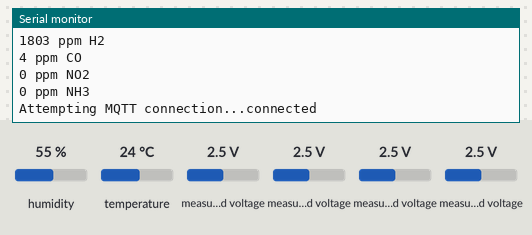
Bench run of a sketch on a simulated ESP32. On the bench: the last lines printed to the serial monitor. The test bench sets the inputs (shaded band); at power-on: humidity 55 %, measured voltage 2.5 V, temperature 24 °C. WiFi joins after 1.5 s; servers stay silent unless stated; no MQTT or app messages arrive unless stated.

Above: at 2.7 s.
2.8 s: humidity set to 22 %
At 4.2 s:
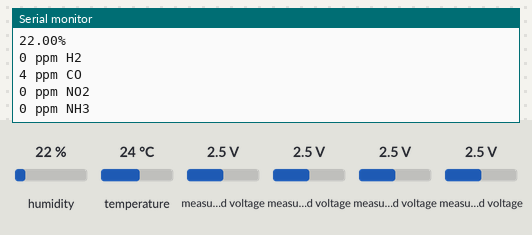
4.3 s: measured voltage (sensor 200) set to 0.1 V
5.8 s: measured voltage (sensor 201) set to 4.9 V
At 6.8 s:
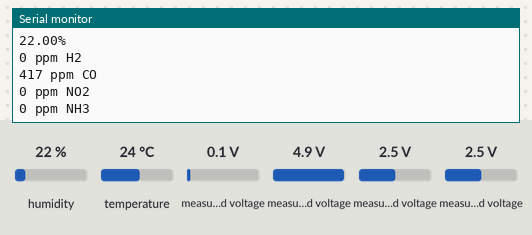
7.3 s: measured voltage (sensor 202) set to 0.1 V
At 8.6 s:
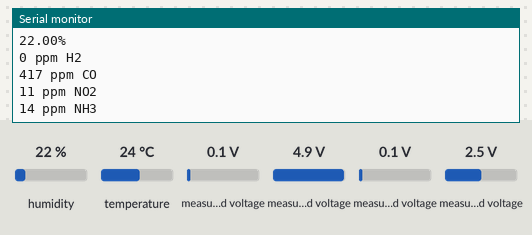
8.8 s: temperature set to 12 °C
10.3 s: measured voltage (sensor 200) set to 1.2 V
At 12.4 s:
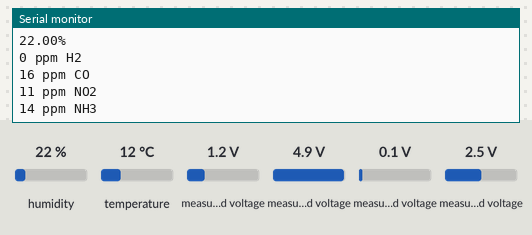
Timing chart, 0 to 12.8 s (numbered marks = the images above; inputs shaded):
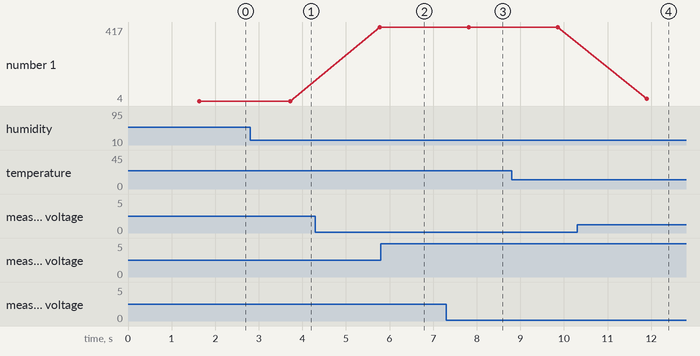

Measured:
- after the input at 2.8 s, the serial monitor: prints a new line after 0.91 s (image 1)
- after the input at 7.3 s, the serial monitor: prints a new line after 0.53 s (image 3)
- after the input at 10.3 s, the serial monitor: prints a new line after 1.6 s (image 4)
- plotted number 1: 4 → 417 after the input at 4.3 s, 417 → 16 after the input at 10.3 s

The sketch:

Programa_QualidadeAr_LeonardoBonfim_Embarcados.ino
```cpp
//Bibliotecas a serem incluidas
#include <Wire.h> //comunicação I2C
#include <Adafruit_ADS1X15.h> //Conversor ADS1115
#include <WiFi.h> //Biblioteca para utilizar o Wi-Fi
#include <PubSubClient.h> //Biblioteca do MQTT
#include <DHT.h> // Bibliotecaq do sensor DHT22
#include <stdlib.h>

Adafruit_ADS1115 ads; //Definição do ADS a ser utilizado

// Definicoes do sensor DHT22
#define DHTPIN 4    //GPIO que está ligado o pino de dados do sensor
#define DHTTYPE DHT22   //sensor em utilização: DHT22
DHT dht(DHTPIN, DHTTYPE);

//Definição dos sensores
#define   ADC_16BIT_MAX   65536
float ads_InputRange = 6.144f;
const float VOLT_STEP = (ads_InputRange * 2) / (ADC_16BIT_MAX - 1);
#define RL_MQ8 10000 // Valor da resistência de carga para o sensor MQ8
#define R_STANDARD_MQ8 17900 // Valor de R0 para o sensor MQ8 padrão
#define RL_CO 560000 // Valor da resistência de carga para o sensor CO
#define R_STANDARD_CO 540000 // Valor de R0 para o sensor CO padrão
#define RL_NO2 10000 // Valor da resistência de carga para o sensor NO2
#define R_STANDARD_NO2 6500 // Valor de R0 para o sensor NO2 padrão
#define RL_NH3 470000 // Valor da resistência de carga para o sensor NH3
#define R_STANDARD_NH3 50000 // Valor de R0 para o sensor NH3 padrão

//Dados para conectar no Wi-Fi
const char* ssid = "Rafael";  //Nome do Wi-Fi
const char* password = "rafa2409"; //Senha do Wi-Fi

//Dados do MQTT Broker
const char* mqtt_server = "projetoleolopesifsp.duckdns.org"; //Localização do MQTT Broker
const char* mqtt_username = "admin"; //Usuario do Broker
const char* mqtt_password = "bababoe141516"; //Usuario do Broker
const int mqtt_port = 1883; //Porta de acesso do Broker

WiFiClient espClient;
PubSubClient client(espClient);

void init_wifi() { //Função para inicializar o Wi-Fi
  delay(10);
  Serial.println();
  Serial.print("Connecting to ");
  Serial.println(ssid);

  reconnect_wifi();
}

void init_mqtt(){ //Função para inicializar o MQTT
  client.setServer(mqtt_server, mqtt_port);
  client.setCallback(callback);
}

void reconnect_wifi(){ //Função para conectar o Wi-Fi
  if (WiFi.status() == WL_CONNECTED)
        return;

  WiFi.begin(ssid, password);

  while (WiFi.status() != WL_CONNECTED) {//Loop que mostra a tentativa de se conectar no Wi-Fi
    delay(500);
    Serial.print(".");
  }

  Serial.println("");
  Serial.println("WiFi connected");
  Serial.println("IP address: ");
  Serial.println(WiFi.localIP());
}

void callback(char* topic, byte* message, unsigned int length) {
  Serial.print("Message arrived on topic: ");
  Serial.print(topic);
  Serial.print(". Message: ");
  String messageTemp;

  for (int i = 0; i < length; i++) {
    Serial.print((char)message[i]);
    messageTemp += (char)message[i];
  }
  Serial.println();

  // Feel free to add more if statements to control more GPIOs with MQTT

  // If a message is received on the topic esp32/output, you check if the message is either "on" or "off".
  // Changes the output state according to the message
}

void reconnect_mqtt() { //Função para conectar o mqtt
  while (!client.connected()) {
    Serial.print("Attempting MQTT connection...");
    // Attempt to connect
    if (client.connect("ESP32Client", mqtt_username, mqtt_password)) {
      Serial.println("connected");
    }
    else {
      Serial.print("failed, rc=");
      Serial.print(client.state());
      Serial.println(" try again in 5 seconds");
      delay(1000);
    }
  }
}

void verificaConexao(){
   reconnect_wifi();
   if (!client.connected()) {
    reconnect_mqtt();
  }
}

float faz_leitura_temperatura(){
    float t = dht.readTemperature();
    float result;

    if (! (isnan(t)) )
        result = t;
    else
        result = 0;

    Serial.print(result);
    Serial.println(" °C");
    return result;
}

float faz_leitura_umidade(){
    float h = dht.readHumidity();
    float result;

    if (! (isnan(h)) ) //Caso o valor não é um numero colocará uma valor diferente no resultado
        result = h;
    else
        result = 0;

    Serial.print(result);
    Serial.println("%");
    return result;
}

int leitura_mq8(){
  float adc3 = ads.readADC_SingleEnded(3);
  float RS = RL_MQ8 * ((5 / (VOLT_STEP * adc3)) - 1);
  float ratio = Ajust_ratio_mq8((RS/R_STANDARD_MQ8));
  float PPM = pow(10, ((-log10(ratio) + 4.8965) / 1.59295));
  int result;

  if (! (isnan(PPM)) ) //Caso o valor não é um numero colocará uma valor diferente no resultado
        result = (int)PPM;
    else
        result = 0;

  Serial.print(result);
  Serial.println(" ppm H2");
  return result;
}

int leitura_CO(){
  float adc0 = ads.readADC_SingleEnded(0);
  float RS = RL_CO / ((5 / (VOLT_STEP * adc0)) - 1);
  float ratio = RS / R_STANDARD_CO;
  float PPM = pow(ratio, -1.177) * 4.4638;
  int result;

  if (! (isnan(PPM)) ) //Caso o valor não é um numero colocará uma valor diferente no resultado
        result = (int)PPM;
    else
        result = 0;

  Serial.print(result);
  Serial.println(" ppm CO");
  return result;
}

int leitura_NO2(){
  float adc1 = ads.readADC_SingleEnded(1);
  float RS = RL_NO2 / ((5 / (VOLT_STEP * adc1)) - 1);
  float ratio = RS / R_STANDARD_NO2;
  float PPM = pow(ratio, 0.9979) * 0.1516;
  int result;

  if (! (isnan(PPM)) ) //Caso o valor não é um numero colocará uma valor diferente no resultado
        result = (int)PPM;
    else
        result = 0;

  Serial.print(result);
  Serial.println(" ppm NO2");
  return result;
}

int leitura_NH3(){
  float adc2 = ads.readADC_SingleEnded(2);
  float RS = RL_NH3 / ((5 / (VOLT_STEP * adc2)) - 1);
  float ratio = RS / R_STANDARD_NH3;
  float PPM = pow(ratio, -1.903) * 0.6151;
  int result;

  if (! (isnan(PPM)) ) //Caso o valor não é um numero colocará uma valor diferente no resultado
        result = (int)PPM;
    else
        result = 0;

  Serial.print(result);
  Serial.println(" ppm NH3");
  return result;
}

float Ajust_ratio_mq8(float r0_rs_ratio){
  float ajusted_ratio = 0; //Valor da razao ajustada pela temperatura e humidade
  float max_value_ratio = 0; //Valor de correcao da razao a 33% de umidade
  float min_value_ratio = 0; //Valor de correcao da razao a 85% de umidade
  int humidity_ar = dht.readHumidity(); //Leitura da umidade pelo sensor
  int temperature_ar = dht.readTemperature(); //Leitura da temperatura pelo sensor
  if(humidity_ar>85 || humidity_ar<33 || temperature_ar<0 ||temperature_ar>50)
  {
  return NAN;
  }
  delay(100);

  max_value_ratio = 0.00012 * pow(temperature_ar, 2) - 0.00656 * temperature_ar + 0.98828; //Curva para 33% de umidade
  min_value_ratio = 0.00014 * pow(temperature_ar, 2) - 0.00753 * temperature_ar + 1.04125; //Curva para 85% de umidade
  ajusted_ratio = r0_rs_ratio * (max_value_ratio + (min_value_ratio - max_value_ratio) *(humidity_ar - 33) / 52); //Interpolacao entre os valores maximos e minimos e a umidade
  return ajusted_ratio;
}

void setup() {
  Serial.begin(9600); //Inicializa o serial
  ads.begin(); //Inicializa o ADS
  dht.begin(); //Inicializa o DHT
  init_wifi(); //Inicializa o Wi_Fi
  init_mqtt(); //Inicializa o MQTT
}

void loop() {
  //Variaveis locais
  char temperatura_str[10] = {0};
  char umidade_str[10]     = {0};
  char h2_str[10]          = {0};
  char co_str[10]          = {0};
  char no2_str[10]         = {0};
  char nh3_str[10]         = {0};
  double temp = faz_leitura_temperatura();
  double umi = faz_leitura_umidade();
  double h2 = leitura_mq8();
  double co = leitura_CO();
  double no2 = leitura_NO2();
  double nh3 = leitura_NH3();

  verificaConexao();
  client.loop();

  //Preenchimento da String
  //sprintf(temperatura_str,"%.2f", faz_leitura_temperatura());
  //sprintf(umidade_str,"%.2f", faz_leitura_umidade());
  //sprintf(h2_str,"%d", leitura_mq8());
  //sprintf(co_str,"%d", leitura_CO());
  //sprintf(no2_str,"%d", leitura_NO2());
  //sprintf(nh3_str,"%d", leitura_NH3());
  dtostrf(temp, 5, 2, temperatura_str);
  dtostrf(umi, 5, 2, umidade_str);
  dtostrf(h2, 5, 2, h2_str);
  dtostrf(co, 5, 2, co_str);
  dtostrf(no2, 5, 2, no2_str);
  dtostrf(nh3, 5, 2, nh3_str);

  //Envia os dados via MQTT
  client.publish("topico_sensor_temperatura", temperatura_str);
  client.publish("topico_sensor_umidade", umidade_str);
  client.publish("topico_sensor_h2", h2_str);
  client.publish("topico_sensor_co", co_str);
  client.publish("topico_sensor_nh3", no2_str);
  client.publish("topico_sensor_no2", nh3_str);

  delay(2000);
  }
```
